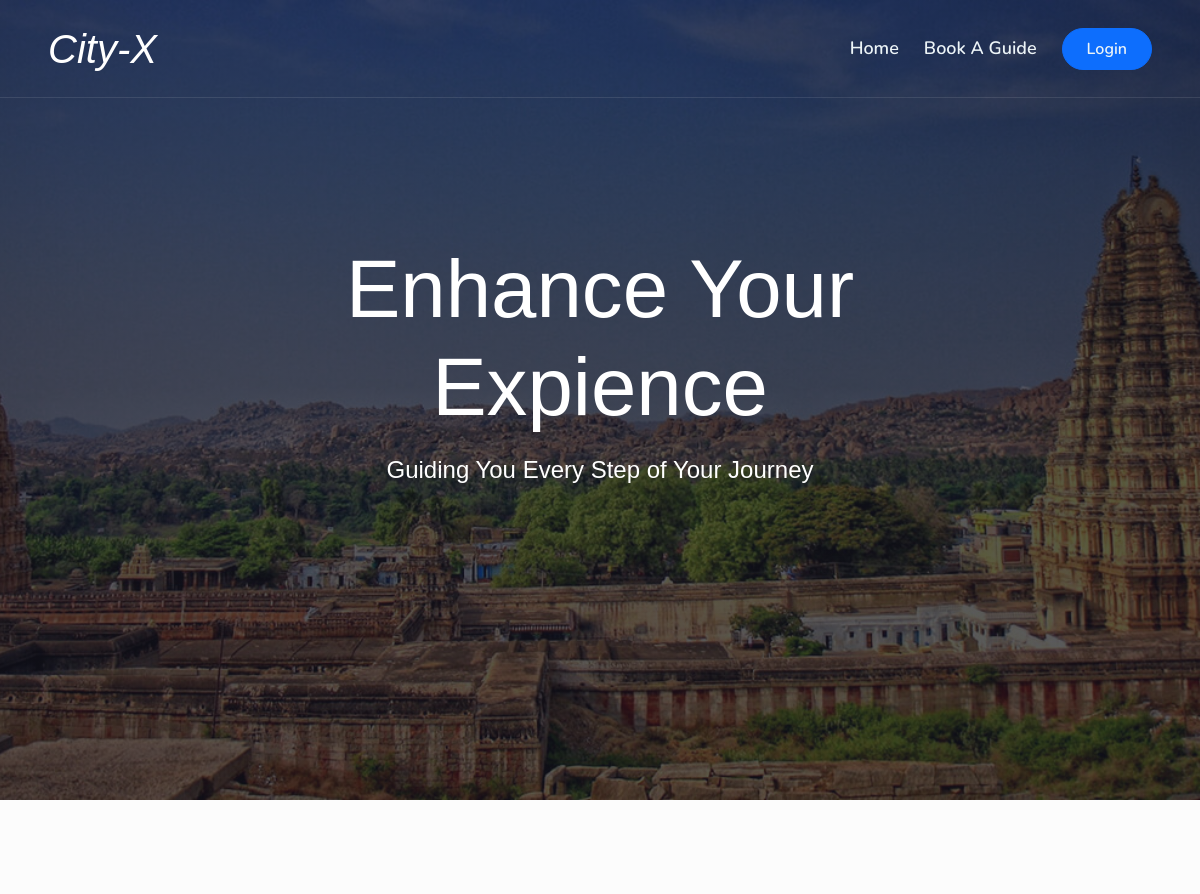
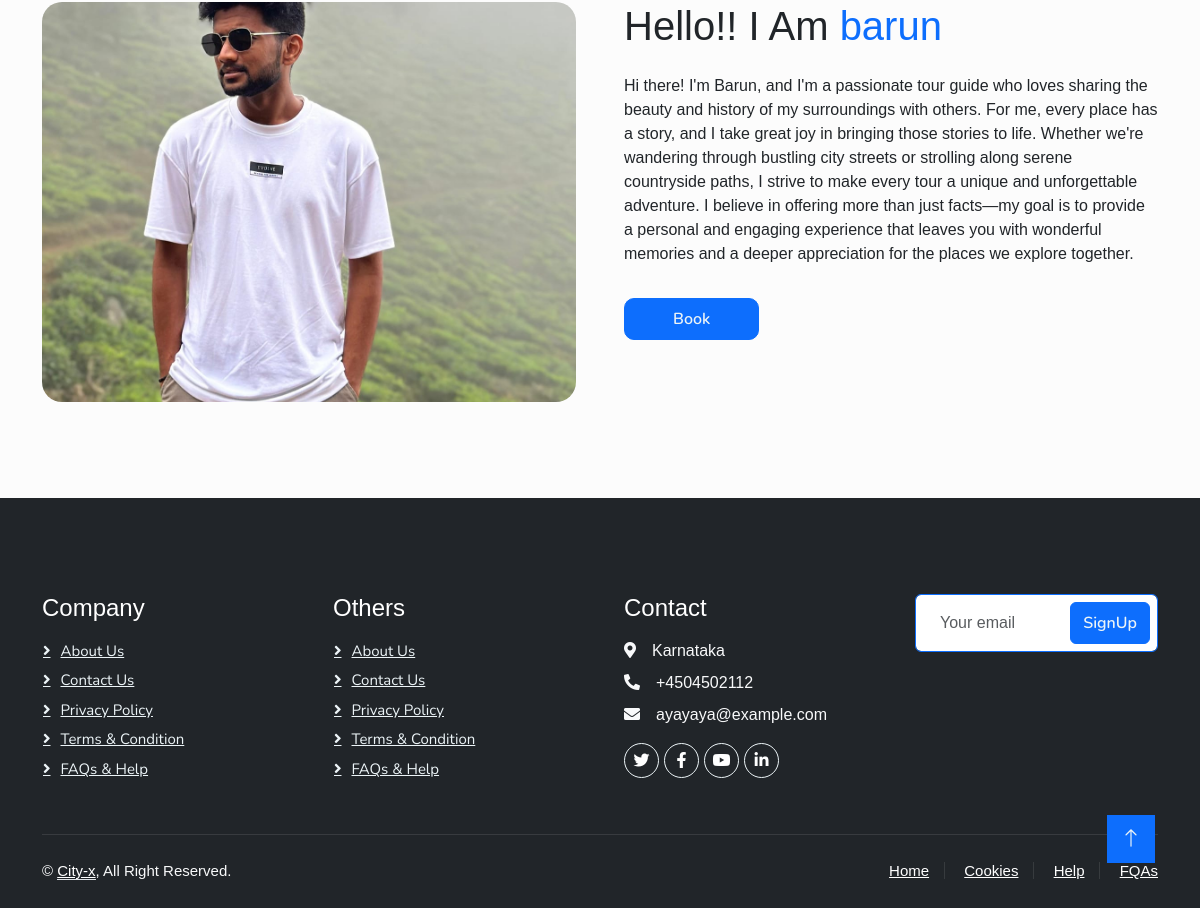
The page /1 on the database its author committed (2 pictures, top to bottom).
### app/models.py (models this page shows, shortened)
class Reg_Guide(models.Model):
    aadhar_num = models.CharField(max_length=10)
    name = models.CharField(max_length=100)
    email = models.EmailField(unique=True)
    description = models.TextField()
    date_of_birth = models.DateField()
    phone_number = models.CharField(max_length=15)
    gender = models.CharField(max_length=100)
    place_loc = models.CharField(max_length=100)
    price = models.IntegerField()
    age = models.CharField(max_length=2)
    experience_years = models.PositiveIntegerField()
    certificate = models.ImageField(null=True, blank=True)
    photo = models.ImageField(null=True, blank=True)

### app/views.py (the view)
# urls.py: path('<int:id>', guide_details, name='guide_details'),
def guide_details(request, id):
    reg_Guide = get_object_or_404(Reg_Guide, pk=id)
    return render(request,'booking/guide_details.html',{'reg_Guide':reg_Guide})

### templates/booking/guide_details.html (shortened to what this page needs)
{% extends 'main.html' %} {% load static %} {% block content %}
<div class="container-fluid bg-primary py-5 mb-5 hero-header">
  <div class="container py-5">
    <div class="row justify-content-center py-5">
      <div class="col-lg-10 pt-lg-5 mt-lg-5 text-center">
        <h1 class="display-3 text-white mb-3 animated slideInDown">
          Enhance Your Expience
        </h1>
        <p class="fs-4 text-white mb-4 animated slideInDown">
          Guiding You Every Step of Your Journey
        </p>
      </div>
    </div>
  </div>
</div>
<div class="container-xxl py-5">
  <div class="container">
    <div class="row g-5">
      <div class="col-lg-6 wow fadeInUp" data-wow-delay="0.1s" style="min-height: 400px">
        <div class="position-relative h-100">
          <img class="img-fluid position-absolute w-100 h-100" src="{{ reg_Guide.photo.url }}" alt=""
            style="object-fit: cover; border-radius:20px" />
        </div>
      </div>
      <div class="col-lg-6 wow fadeInUp" data-wow-delay="0.3s">
        <h1 class="mb-4">
          Hello!! I Am <span class="text-primary">{{ reg_Guide.name }}</span>
        </h1>
        <p class="mb-4" style=" overflow-wrap: break-word;">{{reg_Guide.description}}</p>
        <button class="btn btn-primary py-2 px-5 mt-2" onclick="showPayPal()"
          style="border-radius: 10px; font-weight:600">Book</button><br>
      </div>
    </div>
  </div>
</div>
{% endblock %}

### static/css/style.css (style rules this page uses)
:root { --primary: #050a13; --secondary: #FE8800; --light: #ffffff; --dark: #14141F; }
body { font-family: Arial, sans-serif; margin: 0; padding: 0; background-color: #fcfcfc; }
.btn { font-family: 'Nunito', sans-serif; font-weight: 600; transition: .5s; }
.btn.btn-primary, .btn.btn-secondary { color: #ecf4f7; }
.hero-header .row { --bs-gutter-x: -14.5rem; display: flex; flex-wrap: wrap; margin-top: calc(var(--bs-gutter-y)* -1); margin-right: calc(var(--bs-gutter-x) / -2); margin-left: calc(var(--bs-gutter-x) / -2); }
.hero-header { background: linear-gradient(rgba(20, 20, 31, .7), rgba(20, 20, 31, .7)), url(../images/bg-hero.jpg); height: 100vh; background-position: center center; background-repeat: no-repeat; background-size: cover; }
.hero-header h1 { color: #ecf4f7; font-size: 5.1rem; }

### rows shown on the page
Reg_Guide: photo (picture), name "barun", description "Hi there! I'm Barun, and I'm a passionate tour guide who loves sharing the beauty and history of my surroundings with others. For me, every place has a story, and I take great joy in bringing those stories to life. Whether we're wandering through bustling city streets or strolling along serene countryside paths, I strive to make every tour a unique and unforgettable adventure. I believe in offering more than just facts—my goal is to provide a personal and engaging experience that leaves you with wonderful memories and a deeper appreciation for the places we explore together."
